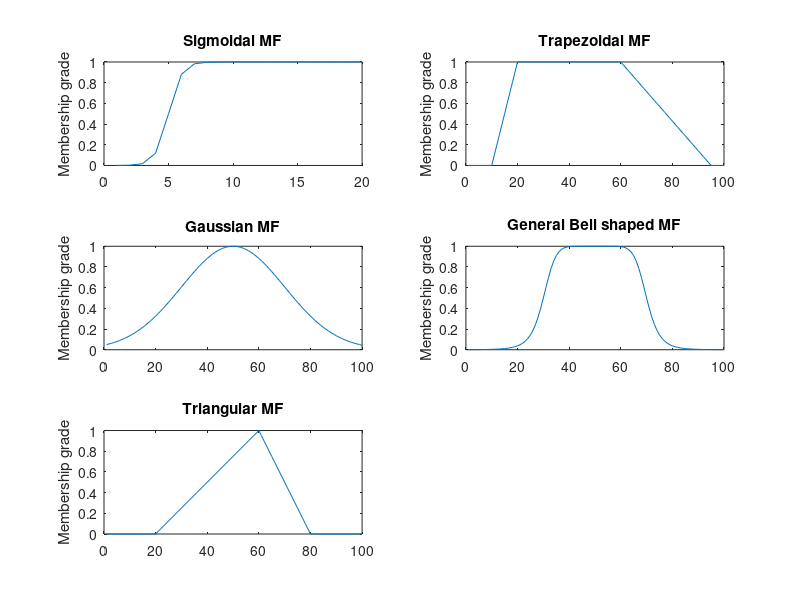

This chart was generated by the following MATLAB code:
clc;
clear all;
close all;

a=20;
b=60;
c=80;
for x=1:100
    y(x)=max(min(((x-a)/(b-a)),((c-x)/(c-b))),0);
end
subplot(3,2,5);
plot(y);
title('Triangular MF');
ylabel('Membership grade');

a=10;
b=20;
c=60;
d=95;
for x=1:100
    e=(x-a)/(b-a);
    f=(d-x)/(d-c);
    A=[e 1 f];
    y(x)=max(min(A),0);
end
subplot(3,2,2);
plot(y);
title('Trapezoidal MF');
ylabel('Membership grade');

s=20;
c=50;
for x=1:100
    y(x)=exp(-((x-c)^2)/(2*s*s));
end
subplot(3,2,3);
plot(y);
title('Gaussian MF');
ylabel('Membership grade');

a=20;
b=4;
c=50;
for x=1:100
    y(x)=1/(1+(((x-c)/a)^(2*b)));
end
subplot(3,2,4);
plot(y);
title('General Bell shaped MF');
ylabel('Membership grade');

a=2;
c=5;
for x=1:20
    y1(x)=1/(1+exp(-a*(x-c)));
end
subplot(3,2,1);
plot(y1);
title('Sigmoidal MF');
ylabel('Membership grade');

